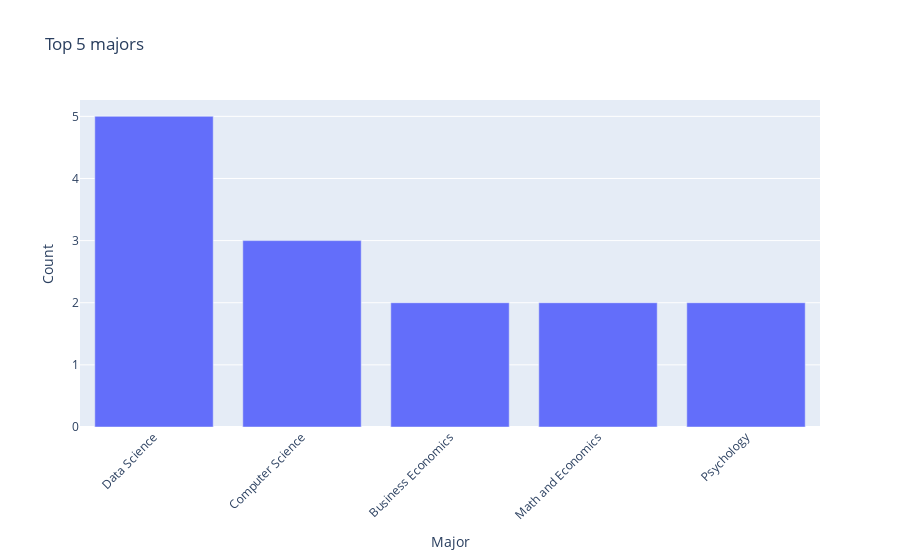

Notebook cell for this chart:
### Code cell
major_counts = df['Major(s)'].value_counts().head(5)
fig = px.bar(x=major_counts.index, y=major_counts.values, title='Top 5 majors')
fig.update_layout(xaxis_title='Major', yaxis_title='Count', xaxis_tickangle=-45)
fig.show()

### Figure 1 — Plotly figure (JSON) as saved in the notebook; plotly's stock layout.template omitted (floating-point values rounded to 4 significant figures)
{"data": [{"alignmentgroup": "True", "hovertemplate": "x=%{x}<br>y=%{y}<extra></extra>", "legendgroup": "", "marker": {"color": "#636efa", "pattern": {"shape": ""}}, "name": "", "offsetgroup": "", "orientation": "v", "showlegend": false, "textposition": "auto", "type": "bar", "x": ["Data Science", "Computer Science", "Business Economics", "Math and Economics", "Psychology"], "xaxis": "x", "y": [5, 3, 2, 2, 2], "yaxis": "y"}], "layout": {"barmode": "relative", "legend": {"tracegroupgap": 0}, "title": {"text": "Top 5 majors"}, "xaxis": {"anchor": "y", "domain": [0, 1], "tickangle": -45, "title": {"text": "Major"}}, "yaxis": {"anchor": "x", "domain": [0, 1], "title": {"text": "Count"}}}}
